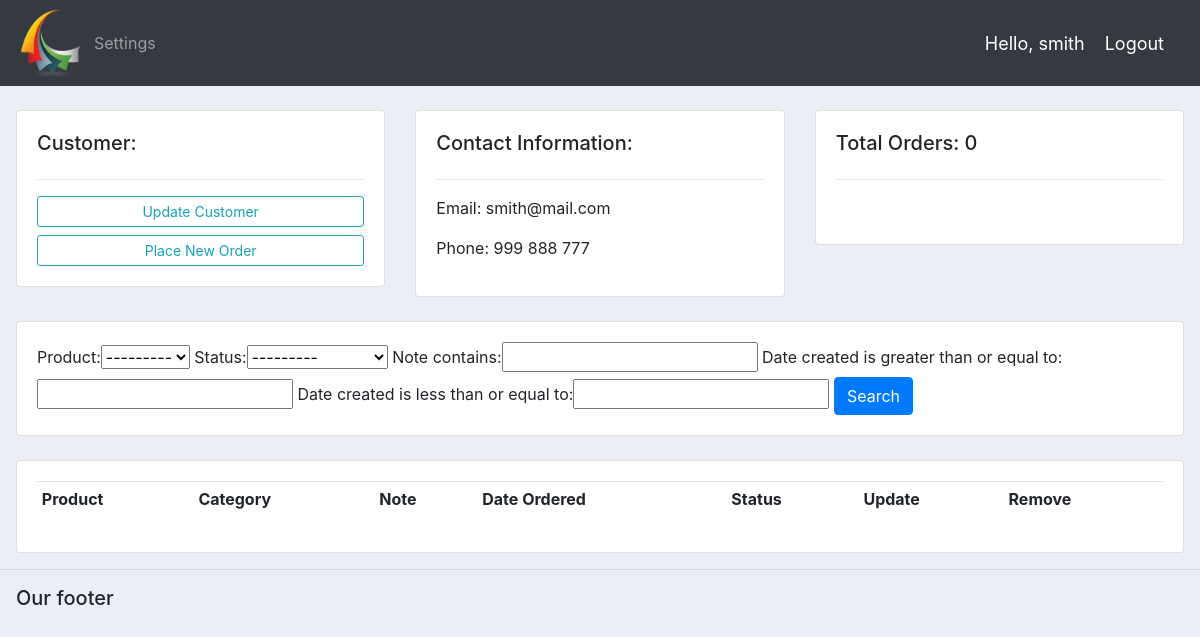
Before: /customers/3/ (signed in) with the older database file.
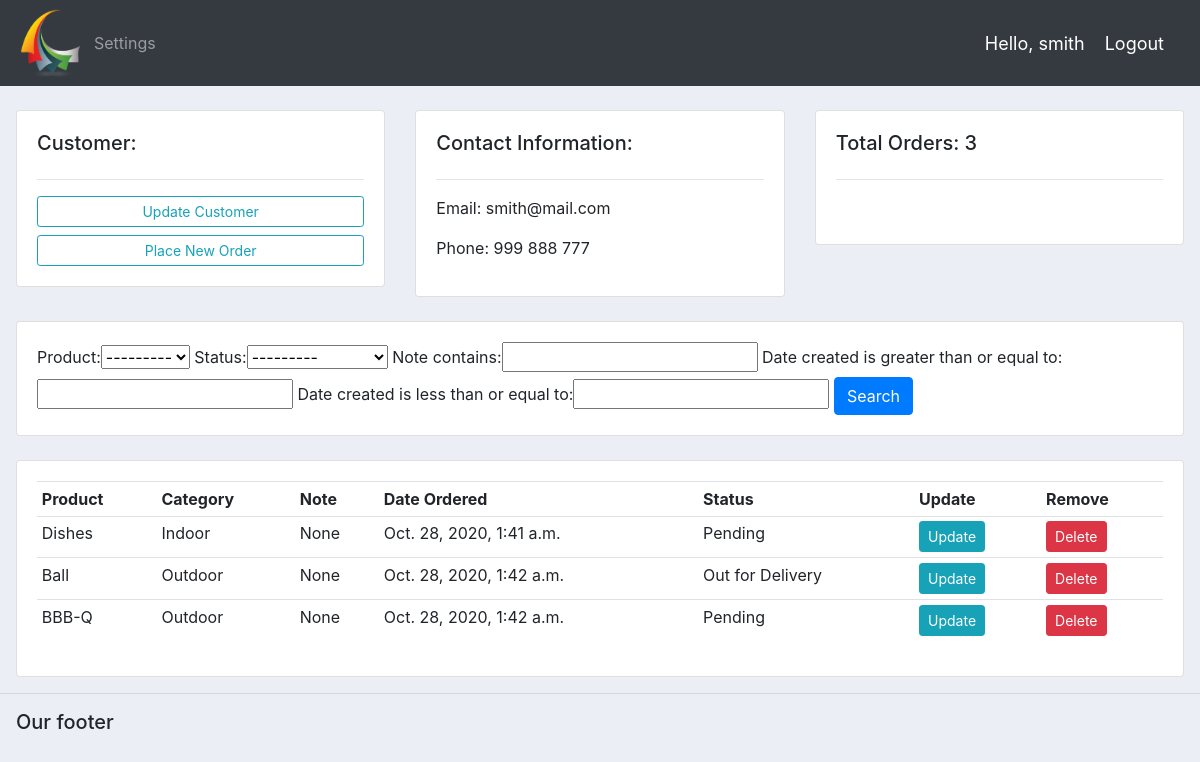
After: the same page with the newer database file.
### accounts/models.py (models this page shows, shortened)
class Customer(models.Model):
    user = models.OneToOneField(User, null=True, blank=True, on_delete=models.CASCADE)
    name = models.CharField(max_length=200, null=True)
    phone = models.CharField(max_length=200, null=True)
    email = models.CharField(max_length=200, null=True)
    profile_pic = models.ImageField(default="images.png", null=True, blank=True)
    date_created = models.DateTimeField(auto_now_add=True, null=True)

class Order(models.Model):
    STATUS = (  ('Pending', 'Pending'),
                ('Out for Delivery', 'Out for Delivery'),
                ('Delivered', 'Delivered')
             )
    customer = models.ForeignKey(Customer, null=True, on_delete=models.SET_NULL)
    product = models.ForeignKey(Product, null=True, on_delete=models.SET_NULL)
    date_created = models.DateTimeField(auto_now_add=True, null=True)
    status = models.CharField(max_length=200, null=True, choices=STATUS)
    note = models.CharField(max_length=1000, null=True)

class Product(models.Model):
    CATEGORY = (    ('Indoor', 'Indoor'),
                    ('Outdoor', 'Outdoor')
               )
    name = models.CharField(max_length=200, null=True)
    price = models.CharField(max_length=200, null=True)
    category = models.CharField(max_length=200, null=True, choices=CATEGORY)
    description = models.CharField(max_length=200, null=True, blank=True)
    date_created = models.DateTimeField(auto_now_add=True, null=True)
    tags = models.ManyToManyField(Tag)
    def __str__(self):
        return self.name

### accounts/views.py (the view)
# urls.py: path('customers/<str:pk_test>/', views.customers, name='customers'),
@login_required(login_url='login')
def customers(request, pk_test):
    customer = Customer.objects.get(id=pk_test)
    orders = customer.order_set.all()
    total_orders = orders.count()
    myFilter = OrderFilter(request.GET, queryset=orders)
    orders = myFilter.qs
    context = {'customer':customer, 'orders':orders, 'total_orders':total_orders,
    'myFilter':myFilter}
    return render(request, 'accounts/customers.html', context)

### accounts/templates/accounts/customers.html
{% extends 'accounts/main.html' %}
{% block content %}
<br>
<div class="row pl-3 pr-3">
  <div class="col-md">
    <div class="card card-body">
      <h5>Customer:</h5>
      <hr>
      <a class="btn btn-outline-info btn-sm btn-block" href="">
        Update Customer
      </a>
      <a class="btn btn-outline-info btn-sm btn-block" href="{% url 'create_order' customer.id %}">
        Place New Order
      </a>
    </div>
  </div>
  <div class="col-md">
    <div class="card card-body">
      <h5>Contact Information:</h5>
      <hr>
      <p>Email: {{customer.email}}</p>
      <p>Phone: {{customer.phone}}</p>
    </div>
  </div>
  <div class="col-md">
    <div class="card card-body">
      <h5>Total Orders: {{total_orders}}</h5>
      <hr>
      <h1 style="text-align: center; padding: 10px"></h1>
    </div>
  </div>
</div>
<br>
<div class="row pl-3 pr-3">
  <div class="col">
    <div class="card card-body">
      <form class="get">
        {{myFilter.form}}
        <button class="btn btn-primary" type="submit">Search</button>
      </form>
    </div>
  </div>
</div>
<br>
<div class="row pl-3 pr-3">
  <div class="col-md">
    <div class="card card-body">
      <table class="table table-sm">
        <tr>
          <th>Product</th>
          <th>Category</th>
          <th>Note</th>
          <th>Date Ordered</th>
          <th>Status</th>
          <th>Update</th>
          <th>Remove</th>
        </tr>
        {% for order in orders %}
        <tr>
          <td>{{order.product.name}}</td>
          <td>{{order.product.category}}</td>
          <td>{{order.note}}</td>
          <td>{{order.product.date_created}}</td>
          <td>{{order.status}}</td>
          <td><a class="btn btn-sm btn-info" href="{% url 'update_order' order.id %}">Update</a></td>
          <td><a class="btn btn-sm btn-danger" href="{% url 'delete_order' order.id %}">Delete</a></td>
        </tr>
        {% endfor %}
      </table>
    </div>
  </div>
</div>
{% endblock %}

### accounts/templates/accounts/main.html (shortened to what this page needs)
{% load static %}
<!DOCTYPE html>
<html lang="en" dir="ltr">
  <head>
    <link rel="stylesheet" href="https://stackpath.bootstrapcdn.com/bootstrap/4.3.1/css/bootstrap.min.css"
>
    <link rel="stylesheet" type="text/css" href="{% static '/css/main.css' %}">
  </head>
  <body>
    {% include 'accounts/navbar.html' %}
    {% block content %}
    {% endblock %}
    <hr>
    <h5 class="pl-3">Our footer</h5>
  </body>
</html>

### accounts/templates/accounts/navbar.html (shortened to what this page needs)
{% load static %}
<nav class="navbar navbar-expand-lg navbar-dark bg-dark">
  <img src="{% static 'images/logo.png' %}" height="70px" width="70px" alt="">
  <div class="collapse navbar-collapse" id="navbarNav">
    <ul class="navbar-nav">
      {% if request.user.is_staff %}
      <li class="nav-item active">
        <a class="nav-link" href=" {% url 'home' %} ">Dashboard<span class="sr-only">(current)</span></a>
      </li>
      <li class="nav-item">
        <a class="nav-link" href="{% url 'products' %}">Products</a>
      </li>
      {% else %}
       <li class="nav-item">
        <a class="nav-link" href="{% url 'account' %}">Settings</a>
      </li>
      {% endif %}
    </ul>
  </div>
  <span class="hello_msg">Hello, {{request.user}}</span>
  <span><a class="hello_msg" href="{% url 'logout' %}">Logout</a></span>
</nav>

### static/css/main.css (style rules this page uses)
body { background-color: #ebeff5; }

### accounts/templates/accounts/navbar.html (style rules this page uses)
.hello_msg { font-size: 18px; color: #fff; margin-right: 20px; }

Changed rows visible on the page:
added Order: product.name "Dishes", product.category "Indoor", note "None", product.date_created "Oct. 28, 2020, 1:41 a.m.", status "Pending"
added Order: product.name "Ball", product.category "Outdoor", note "None", product.date_created "Oct. 28, 2020, 1:42 a.m.", status "Out for Delivery"
added Order: product.name "BBB-Q", product.category "Outdoor", note "None", product.date_created "Oct. 28, 2020, 1:42 a.m.", status "Pending"
Other visible differences:
{{ total_orders }}: "0" → "3"
